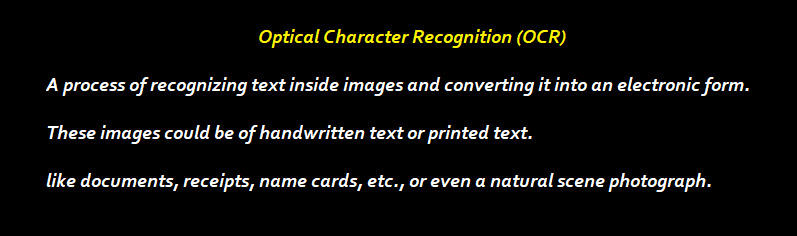
#> input picture Task1 Optical Character Recognition (OCR)/test_img.png, 797 x 236 px
$ jupyter execute --allow-errors OCR.ipynb
#> lines starting #> are read from the running program, lines starting #| are printed output that depends on the picture; after the words box and inside, x2 and y2 are one past the last pixel; in counts of white or black regions, pixels touching at a corner belong together
# Name: Mohamed Mohy

# Task1 : Optical Character Recognition (OCR)

[cell 1]
# Import required packages for text recognition
import cv2  # for image processing
import pytesseract  # for image-to-text
import matplotlib.pyplot as plt # for display

[cell 2]
# Read image from which text needs to be extracted
img = cv2.imread("test_img.png")
#> img is the input picture: shape (236, 797, 3); mean B, G, R 11.9, 13.9, 14
plt.imshow(img)

[cell 3]
# Configure pytesseract module
pytesseract.pytesseract.tesseract_cmd = r'C:\Program Files\Tesseract-OCR\tesseract.exe'

### Image Preprocessing

[cell 4]
# Convert the image to gray scale
img_gray = cv2.cvtColor(img, cv2.COLOR_BGR2GRAY)
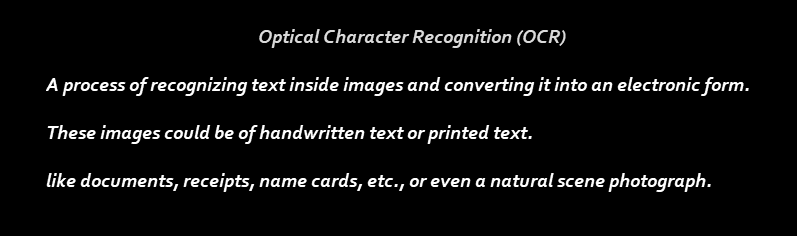
#> img_gray: shape (236, 797); min 0, max 255, mean 13.7

[cell 5]
# Putting a threshold (OTSU)
# pixels with value below 100 are turned black (0) and those with higher value are turned white (255)
ret, thresh1 = cv2.threshold(img_gray, 100, 255, cv2.THRESH_OTSU | cv2.THRESH_BINARY)
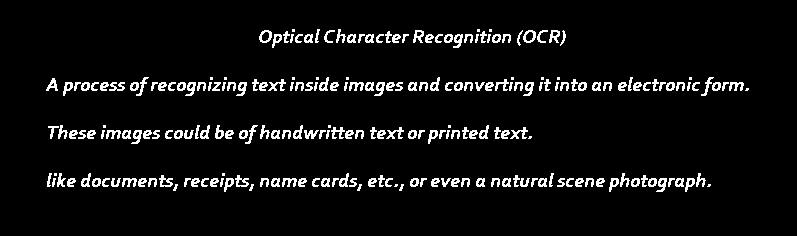
#> thresh1: shape (236, 797); 5.9% white in thin lines or dots, all inside (x1, y1, x2, y2) = (46, 29, 749, 192)
#> ret = 103

[cell 6]
# Specify structure shape and kernel size.
rect_kernel = cv2.getStructuringElement(cv2.MORPH_RECT, (18, 18))

# Applying dilation on the threshold image
dilation = cv2.dilate(thresh1, rect_kernel, iterations = 1)
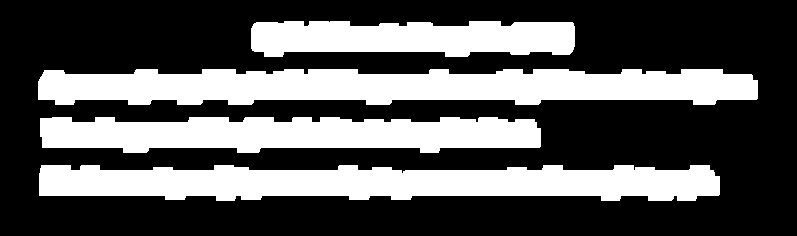
#> dilation: shape (236, 797); 34.5% white; 4 white regions

[cell 7]
# Finding contours
contours, hierarchy = cv2.findContours(dilation, cv2.RETR_EXTERNAL, cv2.CHAIN_APPROX_NONE)
#> contours = 4 contours; box (x1, y1, x2, y2) and area: (38, 69, 758, 105) 20338, (39, 165, 720, 201) 18691, (40, 117, 541, 153) 14044, (251, 21, 575, 57) 9360
